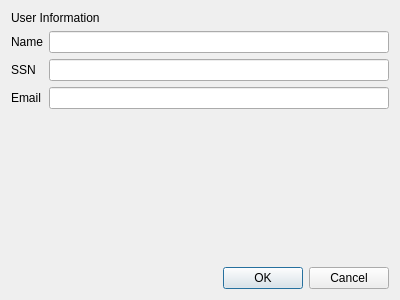
<?xml version="1.0" encoding="UTF-8"?>
<ui version="4.0">
 <class>RegUserDlg</class>
 <widget class="QDialog" name="RegUserDlg">
  <property name="geometry">
   <rect>
    <x>0</x>
    <y>0</y>
    <width>400</width>
    <height>300</height>
   </rect>
  </property>
  <property name="windowTitle">
   <string>Register user dialog</string>
  </property>
  <layout class="QGridLayout" name="gridLayout">
   <item row="1" column="0">
    <widget class="QLabel" name="label_2">
     <property name="text">
      <string>Name</string>
     </property>
    </widget>
   </item>
   <item row="5" column="1">
    <widget class="QDialogButtonBox" name="buttonBox">
     <property name="orientation">
      <enum>Qt::Horizontal</enum>
     </property>
     <property name="standardButtons">
      <set>QDialogButtonBox::Cancel|QDialogButtonBox::Ok</set>
     </property>
    </widget>
   </item>
   <item row="3" column="0">
    <widget class="QLabel" name="label_4">
     <property name="text">
      <string>Email</string>
     </property>
    </widget>
   </item>
   <item row="1" column="1">
    <widget class="QLineEdit" name="mNameText"/>
   </item>
   <item row="2" column="1">
    <widget class="QLineEdit" name="mSSNText"/>
   </item>
   <item row="2" column="0">
    <widget class="QLabel" name="label_3">
     <property name="text">
      <string>SSN</string>
     </property>
    </widget>
   </item>
   <item row="3" column="1">
    <widget class="QLineEdit" name="mEmailText"/>
   </item>
   <item row="4" column="1">
    <spacer name="verticalSpacer">
     <property name="orientation">
      <enum>Qt::Vertical</enum>
     </property>
     <property name="sizeHint" stdset="0">
      <size>
       <width>20</width>
       <height>40</height>
      </size>
     </property>
    </spacer>
   </item>
   <item row="0" column="0" colspan="2">
    <widget class="QLabel" name="label">
     <property name="text">
      <string>User Information</string>
     </property>
    </widget>
   </item>
  </layout>
 </widget>
 <resources/>
 <connections>
  <connection>
   <sender>buttonBox</sender>
   <signal>accepted()</signal>
   <receiver>RegUserDlg</receiver>
   <slot>accept()</slot>
   <hints>
    <hint type="sourcelabel">
     <x>248</x>
     <y>254</y>
    </hint>
    <hint type="destinationlabel">
     <x>157</x>
     <y>274</y>
    </hint>
   </hints>
  </connection>
  <connection>
   <sender>buttonBox</sender>
   <signal>rejected()</signal>
   <receiver>RegUserDlg</receiver>
   <slot>reject()</slot>
   <hints>
    <hint type="sourcelabel">
     <x>316</x>
     <y>260</y>
    </hint>
    <hint type="destinationlabel">
     <x>286</x>
     <y>274</y>
    </hint>
   </hints>
  </connection>
 </connections>
</ui>
